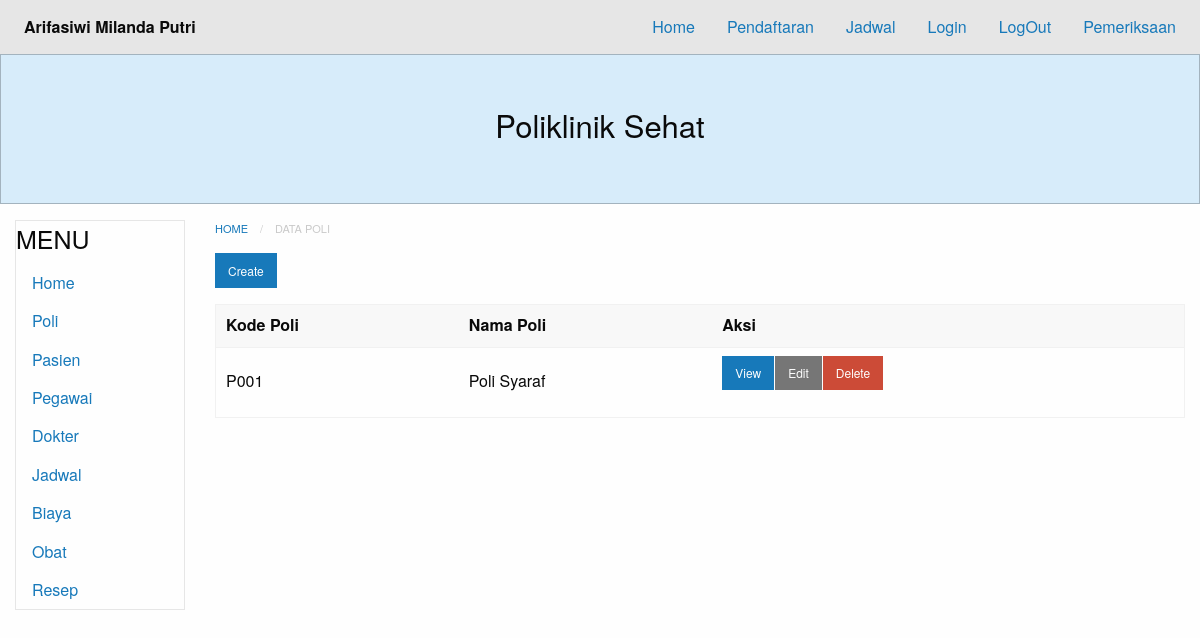
The page /?module=poli on the database as committed earlier.
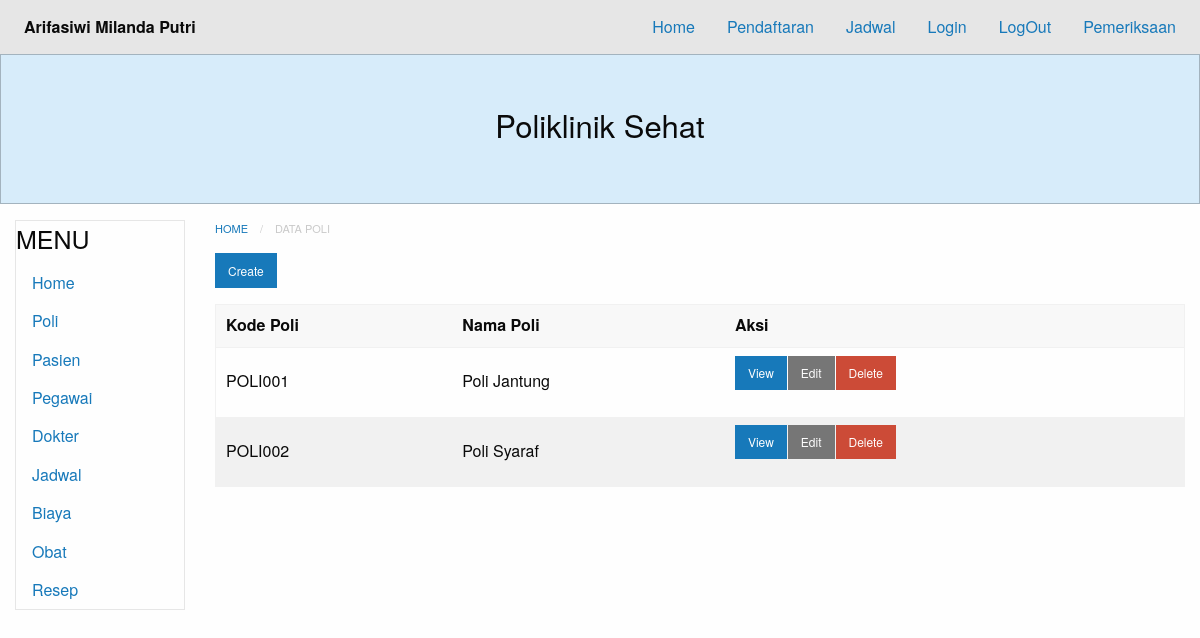
The same page on the database as committed later.
### tables this page shows
CREATE TABLE `poli` (
  `id` int(11) NOT NULL,
  `kode` varchar(255) NOT NULL,
  `nama` varchar(255) NOT NULL
);

### database.php (called while the page is built, shortened)
<?php
class Database {
	private $db_host = "localhost";
	private $db_user = "root";
	private $db_pass = "";
	private $db_name = "07_arifasiwimp_poliklinik";
	var $con = false;
    var $myconn = "";
	var $result = array();
    function __construct() {
        if(!$this->con){
            $this->myconn = new mysqli($this->db_host, $this->db_user, $this->db_pass, $this->db_name);
            if($this->myconn->connect_errno > 0){
                array_push($this->result, $this->myconn->connect_error);
                return false;
            }else{
                $this->myconn->set_charset('utf8');
                $this->con = true;
                return true;
            }
        } else {
            return true;
        }
    }
	public function select($table, $rows = '*', $join = null,$join2 = null,$join3 = null,$join4 = null, $join5 = null, $join6 = null, $where = null, $order = null, $limit = null){
		$q = 'SELECT '.$rows.' FROM '.$table;
        if($this->tableExists($table)){
        	$query = $this->myconn->query($q);
			if($query){
				$this->numResults = $query->num_rows;
				for($i = 0; $i < $this->numResults; $i++){
					$r = $query->fetch_array();
                	$key = array_keys($r);
                	for($x = 0; $x < count($key); $x++){
                    	if(!is_int($key[$x])){
                    		if($query->num_rows >= 1){
                    			$this->result[$i][$key[$x]] = $r[$key[$x]];
							}else{
								$this->result[$i][$key[$x]] = null;
							}
						}
					}
				}
				return true;
			}else{
				array_push($this->result, $this->myconn->error);
				return false;
			}
      	}else{
      		return false;
    	}
    }
	private function TableExists($table) {
    	$res = $this->myconn->query('SHOW TABLES LIKE "'.$table.'"');
    	if(isset($res->num_rows)) {
        	return $res->num_rows > 0 ? true : false;
    	} else {
    		array_push($this->result, $table." does not exist in this database");
    		return false;
    	}
	}
    public function getResult(){
        $val = $this->result;
        $this->result = array();
        return $val;
    }
}

### modules/poli/poli-index.php (the view)
<nav aria-label="You are here:" role="navigation">
  <ul class="breadcrumbs">
    <li><a href="?module=home">Home</a></li>
    <li class="disabled">Data Poli</li>
  </ul>
</nav>
    <a href="?module=poli-create" class="small button">Create</a>
<table>
    <thead>
        <tr>
            <th>Kode Poli</th>
            <th>Nama Poli</th>
            <th>Aksi</th>
        </tr>
    </thead>
<?php
    require_once("database.php");
    $db=new Database();
    $db->select('poli', 'id, kode, nama');
    $res=$db->getResult();
      if(count($res) == 0){
          echo "<b>Tidak ada data yang tersedia</b>";
      }else{
          foreach ($res as &$r){?>
          <tr>
              <td><?php echo $r['kode'] ?></td>
              <td><?php echo $r['nama'] ?></td>
              <td>
                  <div class="small button-group">
                      <a href="?module=poli-show&id=<?php echo $r['id']; ?>" class=" button">View</a>
                      <a href="?module=poli-edit&id=<?php echo $r['id']; ?>" class="secondary button">Edit</a>
                      <a href="?module=poli-delete&id=<?php echo $r['id']; ?>"onClick='return confirm("Apakah yakin menghapus?")' class="alert button">Delete</a>
                  </div>
              </td>
          </tr>
<?php
                }
            }
            ?>
</table>

Rows that differ between the two databases and show on the page:
removed poli: kode "P001", nama "Poli Syaraf"
added poli: kode "POLI001", nama "Poli Jantung"
added poli: kode "POLI002", nama "Poli Syaraf"
